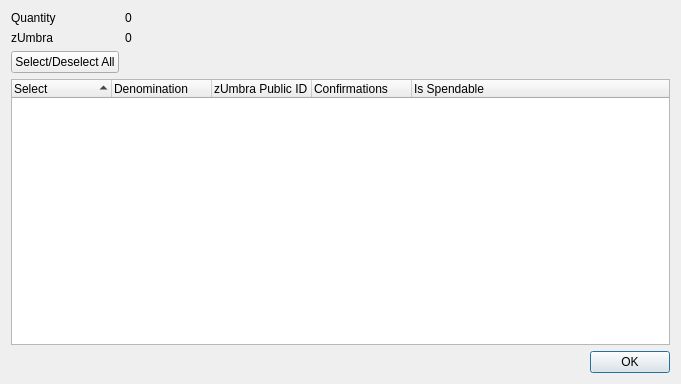
<?xml version="1.0" encoding="UTF-8"?>
<ui version="4.0">
 <class>ZUmbraControlDialog</class>
 <widget class="QDialog" name="ZUmbraControlDialog">
  <property name="geometry">
   <rect>
    <x>0</x>
    <y>0</y>
    <width>681</width>
    <height>384</height>
   </rect>
  </property>
  <property name="minimumSize">
   <size>
    <width>681</width>
    <height>384</height>
   </size>
  </property>
  <property name="windowTitle">
   <string>Select zUmbra to Spend</string>
  </property>
  <layout class="QGridLayout" name="gridLayout">
   <item row="0" column="0">
    <layout class="QFormLayout" name="formLayout">
     <property name="sizeConstraint">
      <enum>QLayout::SetDefaultConstraint</enum>
     </property>
     <item row="0" column="0">
      <widget class="QLabel" name="labelQuantity">
       <property name="text">
        <string>Quantity</string>
       </property>
      </widget>
     </item>
     <item row="0" column="1">
      <widget class="QLabel" name="labelQuantity_int">
       <property name="text">
        <string>0</string>
       </property>
      </widget>
     </item>
     <item row="1" column="0">
      <widget class="QLabel" name="labelZUmbra">
       <property name="text">
        <string>zUmbra</string>
       </property>
      </widget>
     </item>
     <item row="1" column="1">
      <widget class="QLabel" name="labelZUmbra_int">
       <property name="text">
        <string>0</string>
       </property>
      </widget>
     </item>
     <item row="2" column="0">
      <widget class="QPushButton" name="pushButtonAll">
       <property name="text">
        <string>Select/Deselect All</string>
       </property>
      </widget>
     </item>
    </layout>
   </item>
   <item row="1" column="0">
    <layout class="QVBoxLayout" name="verticalLayout">
     <item>
      <widget class="QTreeWidget" name="treeWidget">
       <property name="minimumSize">
        <size>
         <width>0</width>
         <height>250</height>
        </size>
       </property>
       <property name="alternatingRowColors">
        <bool>true</bool>
       </property>
       <property name="sortingEnabled">
        <bool>true</bool>
       </property>
       <property name="columnCount">
        <number>5</number>
       </property>
       <attribute name="headerDefaultSectionSize">
        <number>100</number>
       </attribute>
       <column>
        <property name="text">
         <string notr="true">Select</string>
        </property>
       </column>
       <column>
        <property name="text">
         <string notr="true">Denomination</string>
        </property>
       </column>
       <column>
        <property name="text">
         <string notr="true">zUmbra Public ID</string>
        </property>
       </column>
       <column>
        <property name="text">
         <string notr="true">Confirmations</string>
        </property>
       </column>
       <column>
        <property name="text">
         <string>Is Spendable</string>
        </property>
       </column>
      </widget>
     </item>
     <item>
      <widget class="QDialogButtonBox" name="buttonBox">
       <property name="orientation">
        <enum>Qt::Horizontal</enum>
       </property>
       <property name="standardButtons">
        <set>QDialogButtonBox::Ok</set>
       </property>
      </widget>
     </item>
    </layout>
   </item>
  </layout>
 </widget>
 <resources/>
 <connections>
  <connection>
   <sender>buttonBox</sender>
   <signal>accepted()</signal>
   <receiver>ZUmbraControlDialog</receiver>
   <slot>accept()</slot>
   <hints>
    <hint type="sourcelabel">
     <x>248</x>
     <y>254</y>
    </hint>
    <hint type="destinationlabel">
     <x>157</x>
     <y>274</y>
    </hint>
   </hints>
  </connection>
  <connection>
   <sender>buttonBox</sender>
   <signal>rejected()</signal>
   <receiver>ZUmbraControlDialog</receiver>
   <slot>reject()</slot>
   <hints>
    <hint type="sourcelabel">
     <x>316</x>
     <y>260</y>
    </hint>
    <hint type="destinationlabel">
     <x>286</x>
     <y>274</y>
    </hint>
   </hints>
  </connection>
 </connections>
</ui>
